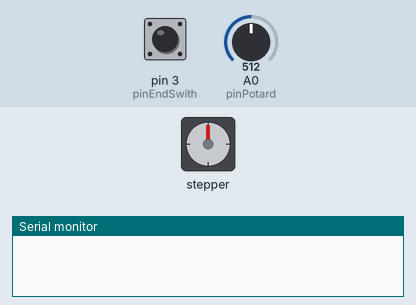
Simulated run of this sketch. Board: Arduino Uno, built with avr-gcc and run on an emulated ATmega328P. On the bench: stepper motor, the last lines printed to the serial monitor. Inputs (shaded band) come from the test bench; at power-on: pin 3 (pinEndSwith) HIGH, A0 (pinPotard) = 512. Stepper angles assume 200 steps per turn.

Above: at 0.8 s.
0.9 s: pin 3 (pinEndSwith) pulled LOW for 0.15 s
3.9 s: A0 (pinPotard) set to 306
At 6.0 s:
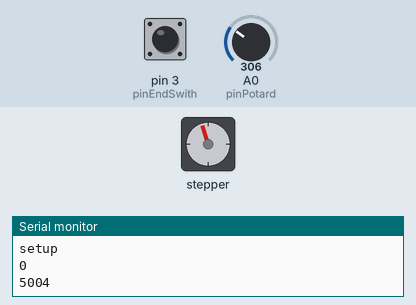
6.3 s: A0 (pinPotard) set to 122
At 6.75 s:
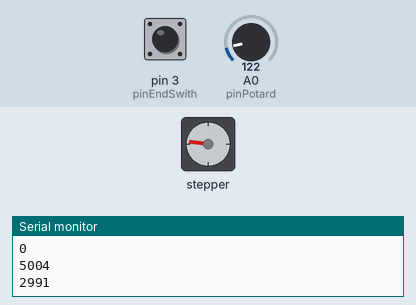
8.4 s: A0 (pinPotard) set to 716
At 8.85 s:
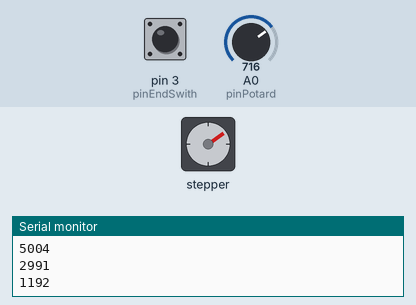
11.4 s: A0 (pinPotard) set to 511
At 11.61 s:
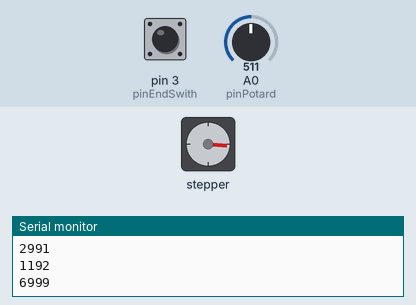
Timing chart, 0 to 14.4 s (numbered marks = the images above; inputs shaded):
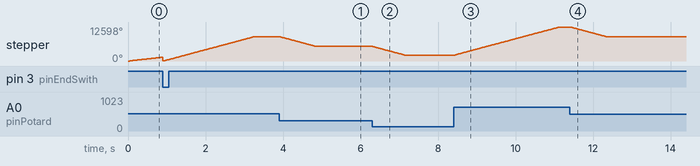

Measured:
- after the input at 3.9 s, stepper: turns 3624° counter-clockwise in 0.95 s, starting at once
- after the input at 6.3 s, stepper: turns 3238° counter-clockwise in 0.85 s, starting at once
- after the input at 8.4 s, stepper: keeps turning clockwise at about 3831°/s, starting at once
- after the input at 11.4 s, stepper: turns 3607° counter-clockwise in 0.94 s, starting at once

The sketch:

potard_killswitch.ino
```cpp
#include <AccelStepper.h>

#define pinPotard A0
#define pinEndSwith 3
#define pinStep 5
#define pinDir 2


// Variables to store current, previous and move position
int val = 0;
int previous = 0;
int long newval = 0;
int potard_error=50;
int long mapMaxValue=10000;


AccelStepper stepper1(AccelStepper::FULL2WIRE,pinStep ,pinDir);

void homing(AccelStepper stepper, int pin_end_switch){
  stepper.moveTo(10000);
  while(digitalRead(pin_end_switch) == HIGH){
    stepper.runSpeed();
  }
  stepper.stop();
  stepper.setCurrentPosition(0);
  Serial.println("HIT NEW POSITION");
  Serial.println(stepper.currentPosition());
}


void setupControl(AccelStepper stepper,int pin_potard, int potard_error, int previous, int val, int long newval, int mapMaxValue){

  val = analogRead(pin_potard);

  if((val > previous+potard_error) || (val < previous-potard_error)){
    newval = map(val,0,1023,0,mapMaxValue);
    stepper.moveTo(newval);
    previous = val;
    Serial.println(stepper.currentPosition());
  }
  stepper.run();
}
void setup() {
  // put your setup code here, to run once:

  Serial.begin(9600);
  pinMode(pinEndSwith,INPUT_PULLUP);
  pinMode(pinPotard,INPUT);

  stepper1.setMaxSpeed(1000000);  // Set speed fast enough to follow pot rotation
  stepper1.setAcceleration(1000000);

  homing(stepper1,pinEndSwith);


  Serial.println("setup");
}

void loop() {
  // put your main code here, to run repeatedly:


  val = analogRead(pinPotard);

  if((val > previous+potard_error) || (val < previous-potard_error)){
    newval = map(val,0,1023,0,mapMaxValue);
    stepper1.moveTo(newval);
    previous = val;
    Serial.println(stepper1.currentPosition());
  }
  stepper1.run();

}
```
